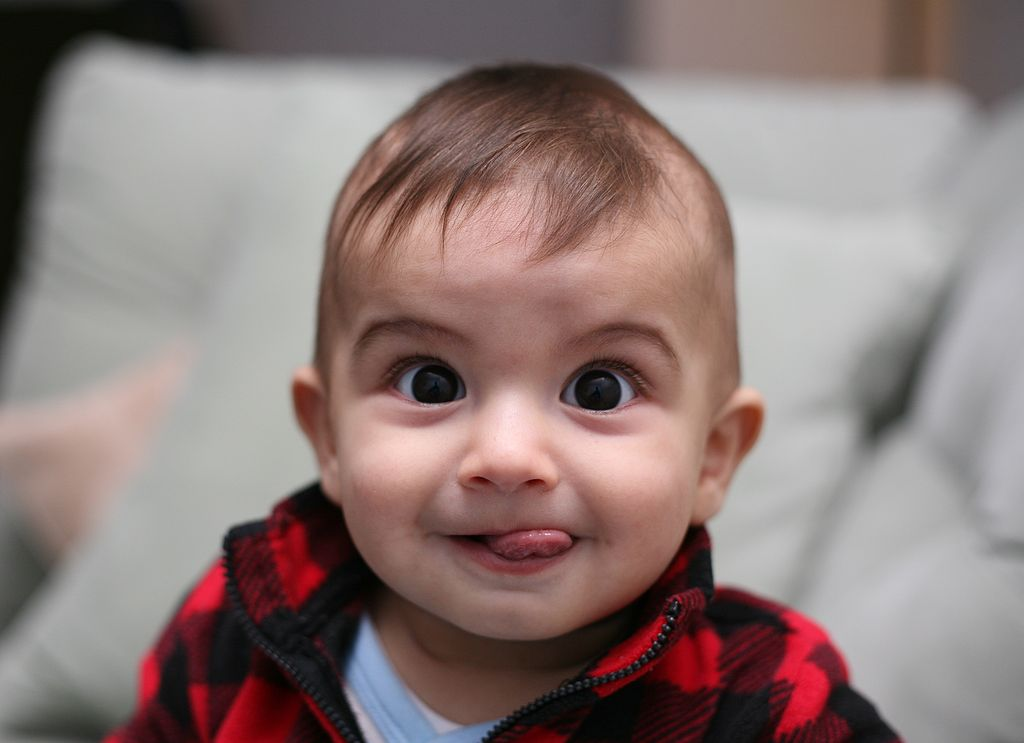
#> input picture baby.jpg, 1024 x 743 px, found by its file name
$ jupyter execute Face_Detection_opencv.ipynb   (shell and % lines are left out)
#> lines starting #> are read from the running program, lines starting #| are printed output that depends on the picture; after the words box and inside, x2 and y2 are one past the last pixel; in counts of white or black regions, pixels touching at a corner belong together
FACE DETECTION USING OPENCV

[cell 1]
import numpy as np
import cv2
import matplotlib.pyplot as plt

[cell 2]
test_image=cv2.imread('C:/Users/sletz/Desktop/Python/Face Detection/Face-Detection-Using-OpenCV/baby.jpg')
#> test_image is the input picture: shape (743, 1024, 3); mean B, G, R 120, 122.5, 140.5
testimg_togray=cv2.cvtColor(test_image,cv2.COLOR_BGR2GRAY)
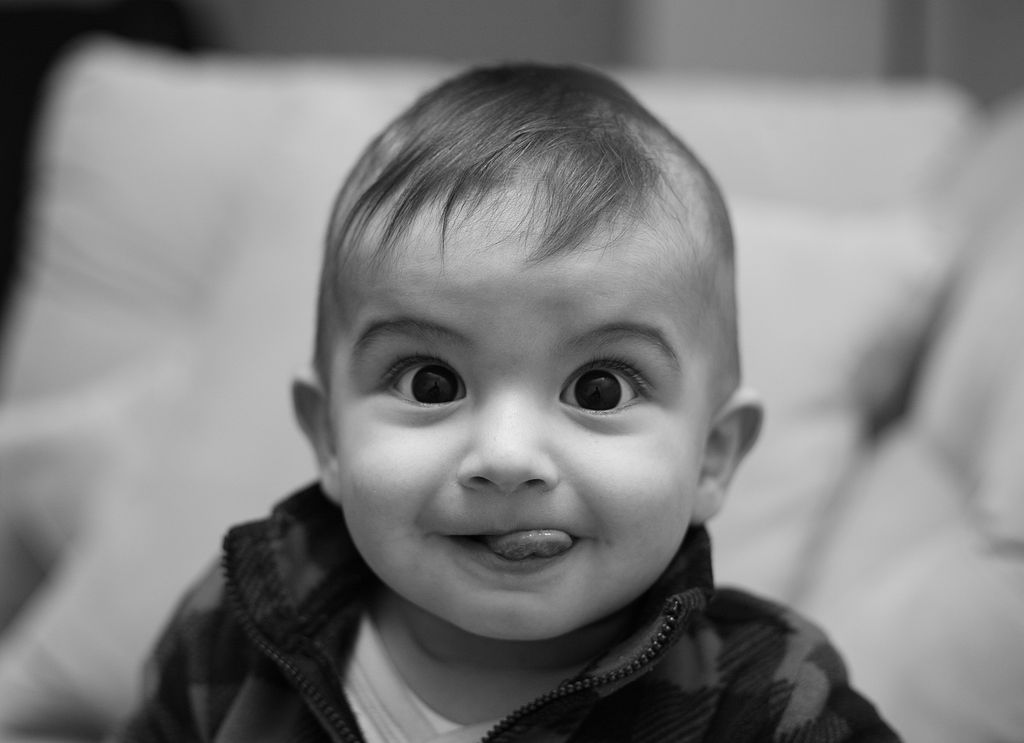
#> testimg_togray: shape (743, 1024); min 0, max 235, mean 127.6
plt.imshow(testimg_togray,cmap='gray')

[cell 3]
def convertToRGB(imge):
    return cv2.cvtColor(imge,cv2.COLOR_BGR2RGB)

[cell 4]
haar_cascade_face=cv2.CascadeClassifier('C:/Users/sletz/Desktop/Python/Face Detection/Face-Detection-Using-OpenCV/haarcascade_frontalface_alt.xml')

Detecting if face is found in the loaded image

[cell 5]
faces_rects = haar_cascade_face.detectMultiScale(testimg_togray, scaleFactor = 1.2, minNeighbors = 5);
#> faces_rects = [[295, 202, 447, 447]]

# Let us print the no. of faces found
print('Faces found: ', len(faces_rects))
#| Faces found:  1

[cell 6]
for (x,y,w,h) in faces_rects:
     cv2.rectangle(test_image, (x, y), (x+w, y+h), (0, 255, 0), 2)
#> this loop made 1 pass
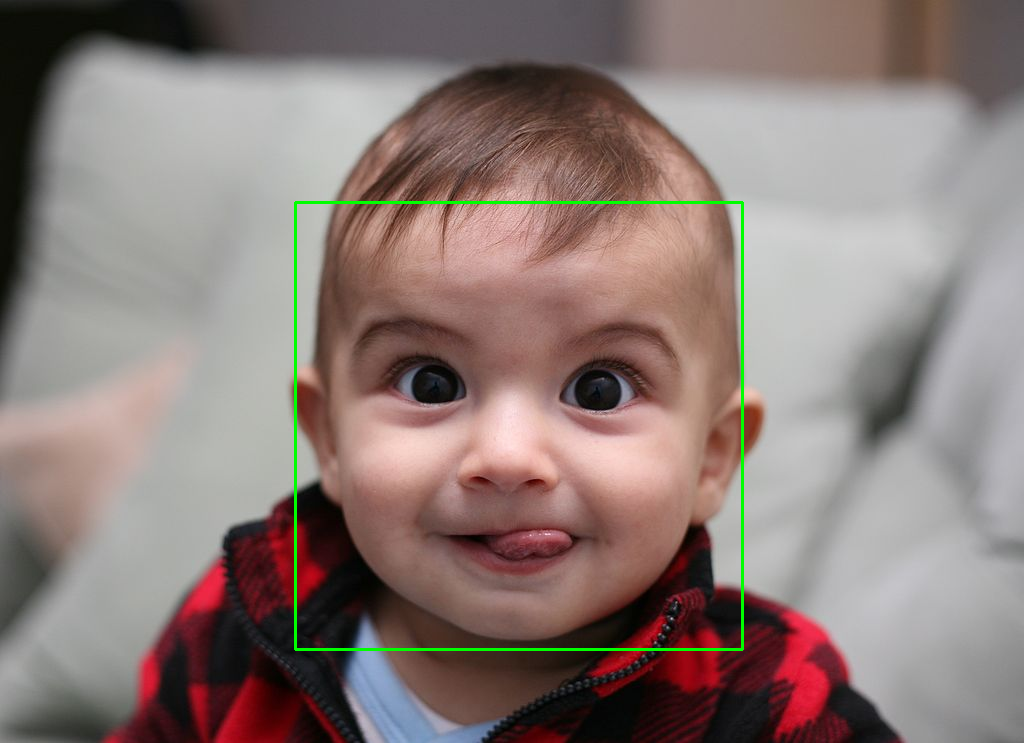
#> test_image: shape (743, 1024, 3); 0.7% of pixels changed, all inside (x1, y1, x2, y2) = (294, 201, 744, 651)

[cell 7]
#convert image to RGB and show image
rgb_img=convertToRGB(test_image)
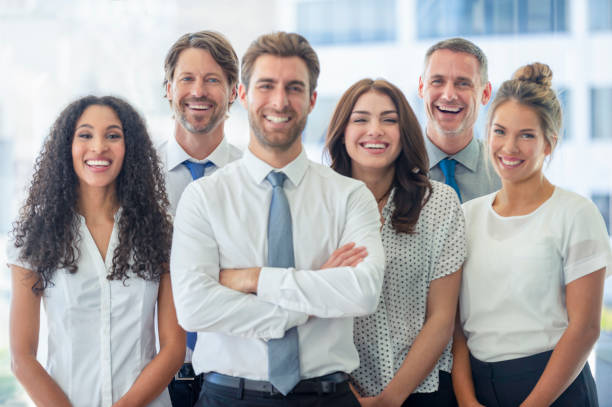
#> input picture group.jpg, 612 x 407 px
#> further down, test_image2 is the input picture: shape (407, 612, 3); mean B, G, R 169, 168.8, 172.4
plt.imshow(rgb_img)

Generalised function for face detection

[cell 8]
def detect_face(cascade, test_image, scaleFactor = 1.1):
#> called with scaleFactor = 1.1
    image_copy = test_image.copy()
    gray_image = cv2.cvtColor(image_copy, cv2.COLOR_BGR2GRAY)
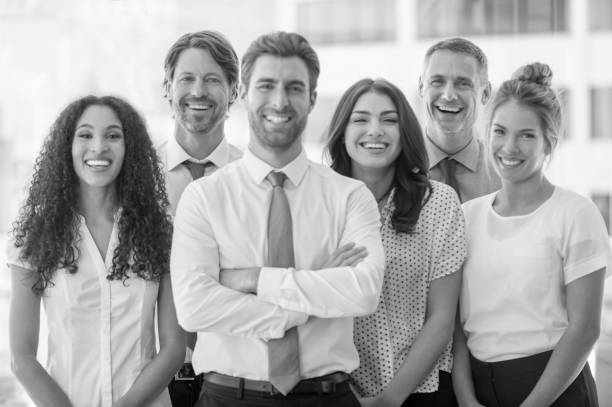
#> gray_image: shape (407, 612); min 1, max 255, mean 169.9

    faces_rect = cascade.detectMultiScale(gray_image, scaleFactor=scaleFactor, minNeighbors=5)
#> faces_rect = [[167, 54, 64, 64], [415, 56, 69, 69], [340, 93, 69, 69], [65, 109, 70, 70], [478, 106, 71, 71], [240, 56, 79, 79]]

    for (x, y, w, h) in faces_rect:
        cv2.rectangle(image_copy, (x, y), (x+w, y+h), (0, 255, 0), 15)
#> this loop made 6 passes
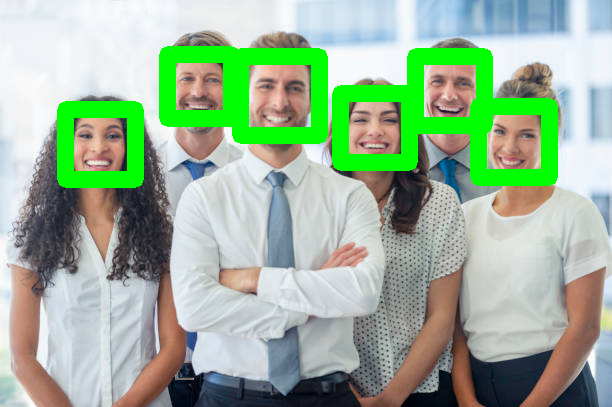
#> image_copy: shape (407, 612, 3); 10.63% of pixels changed, all inside (x1, y1, x2, y2) = (57, 46, 558, 188)

    return image_copy

testing generalised function on a group photograph

[cell 9]
test_image2 = cv2.imread('group.jpg')
faces = detect_face(haar_cascade_face, test_image2)
plt.imshow(convertToRGB(faces))

[cell 10]
cv2.imwrite('image1.png',faces)
#> Out = True
